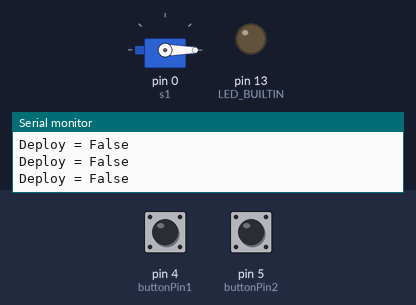
A sketch run on a simulated Arduino Uno, built with avr-gcc and run on an emulated ATmega328P. Shown: servo, output pins drawn as LEDs (lit = HIGH), the last lines printed to the serial monitor. The inputs (shaded band) are chosen by the test bench; at power-on: pin 4 (buttonPin1) LOW, pin 5 (buttonPin2) LOW.

Above: at 1.2 s.
1.3 s: pin 4 (buttonPin1) pulled HIGH for 0.15 s
At 2.2 s:
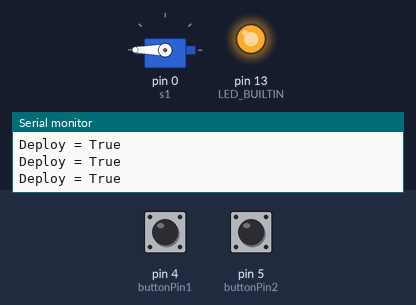
2.9 s: pin 5 (buttonPin2) pulled HIGH for 0.15 s
At 3.9 s:
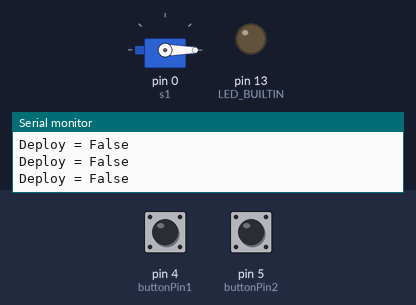
4.5 s: pin 5 (buttonPin2) pulled HIGH for 1 s
8.5 s: pin 4 (buttonPin1) pulled HIGH for 1 s
At 9.9 s:
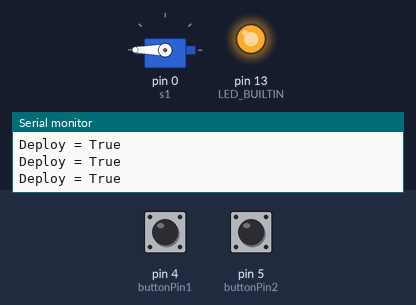
12.5 s: pin 5 (buttonPin2) pulled HIGH for 3.2 s
At 13.5 s:
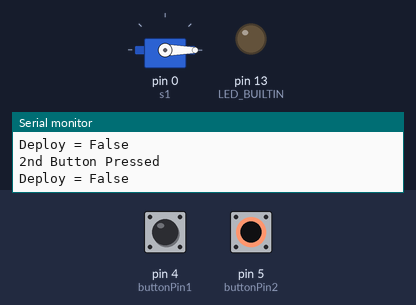
17.2 s: pin 4 (buttonPin1) pulled HIGH for 3.2 s
At 18.7 s:
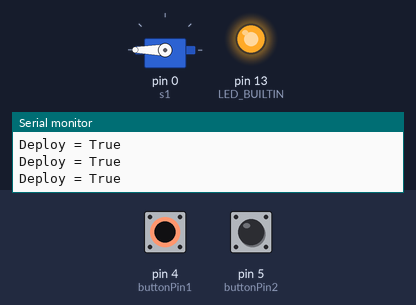
Timing chart, 0 to 20.2 s (numbered marks = the images above; inputs shaded):
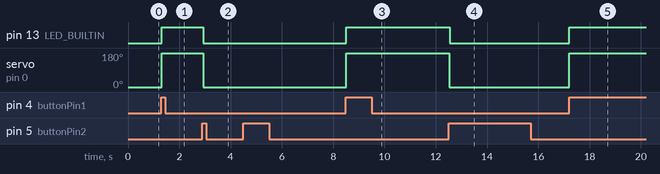

The sketch:

Parachute_System.ino
```cpp
#include <Servo.h> // servo library
Servo s1;
const int buttonPin1 = 4;
const int buttonPin2 = 5;
int buttonState1 = 0;
int buttonState2 = 0;
bool deploy = false;


void setup()
 {
  Serial.begin(9600);
  s1.attach(0);  //D3 pin of arduino
  pinMode(buttonPin1, INPUT);
  pinMode(buttonPin2, INPUT);
  pinMode(LED_BUILTIN, OUTPUT);
 }
void loop()
 {
  buttonState1 = digitalRead(buttonPin1);
  buttonState2 = digitalRead(buttonPin2);
  if (buttonState1 == HIGH) {
      deploy = true;

       }
  if (buttonState2 == HIGH){
    deploy = false;
    Serial.println("2nd Button Pressed");


  }

if (deploy == true){
    delay(0);
    s1.write(180);
    digitalWrite(LED_BUILTIN, HIGH);
    Serial.println("Deploy = True");
  } else {
    s1.write(0);
    Serial.println("Deploy = False");
    digitalWrite(LED_BUILTIN, LOW);
    }
 }
```

Measured:
- after the input at 1.3 s, pin 13 (LED_BUILTIN): LOW → HIGH at once; servo on pin 0 (s1): 0° → 180° at once
- after the input at 2.9 s, pin 13 (LED_BUILTIN): HIGH → LOW at once; servo on pin 0 (s1): 180° → 0° at once
- after the input at 8.5 s, pin 13 (LED_BUILTIN): LOW → HIGH at once; servo on pin 0 (s1): 0° → 180° at once
- after the input at 12.5 s, pin 13 (LED_BUILTIN): HIGH → LOW at once; servo on pin 0 (s1): 180° → 0° at once
- after the input at 17.2 s, pin 13 (LED_BUILTIN): LOW → HIGH at once; servo on pin 0 (s1): 0° → 180° at once
